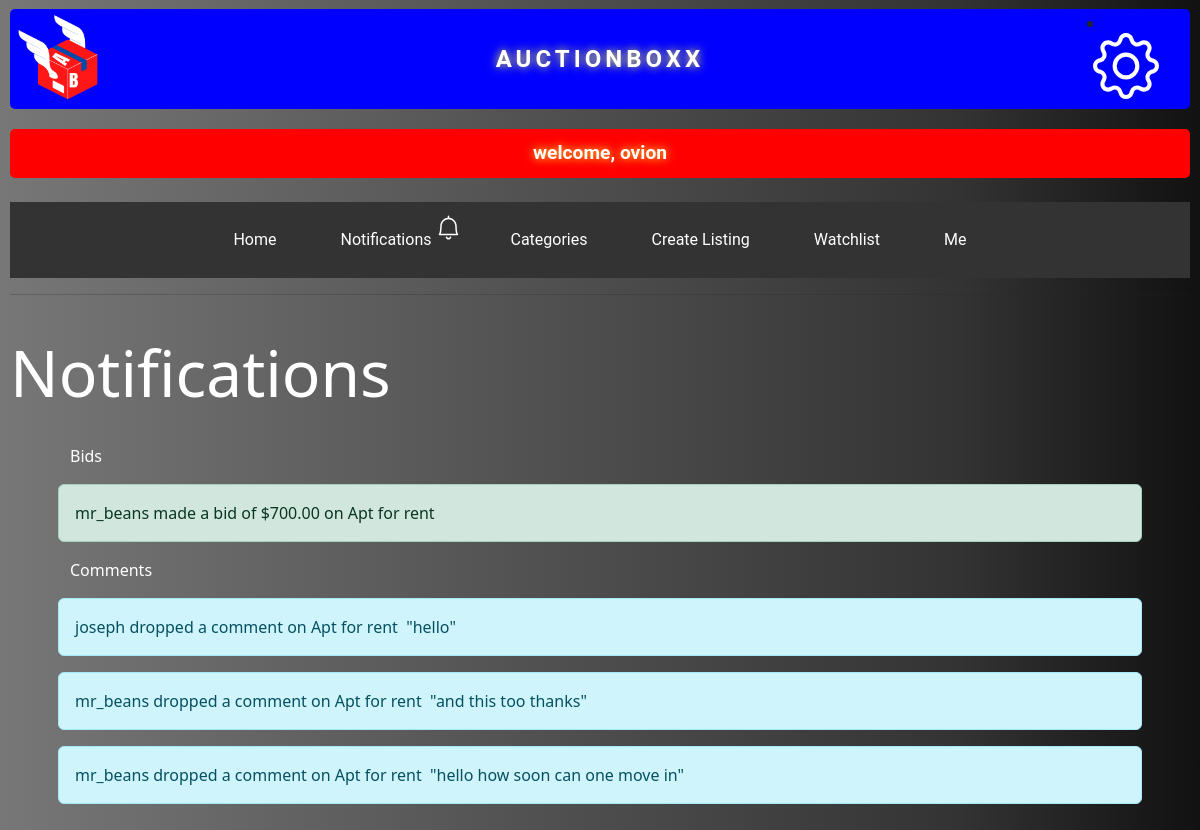
/notifications (signed in), run on an earlier commit of the app's database.
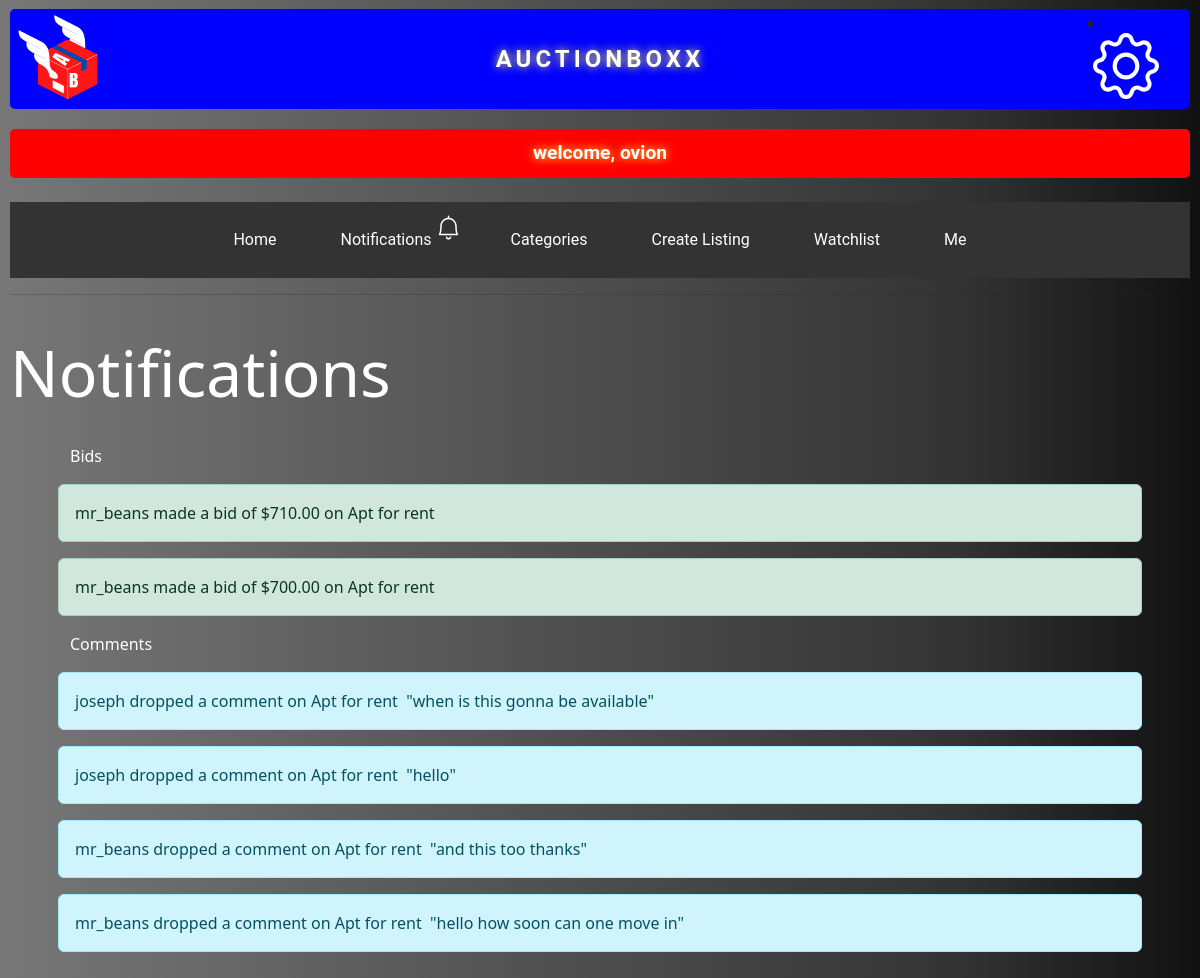
And on a later commit of the database.
### auctions/models.py (models this page shows, shortened)
class User(AbstractUser):
    pass

class Bid(models.Model):
    bid = models.DecimalField(max_digits=10, decimal_places=2)
    bidder = models.ForeignKey(User, on_delete=models.CASCADE, blank=True, related_name="bidder", default=None)
    auction_listing = models.ForeignKey(AuctionListing, on_delete=models.CASCADE, blank=True, related_name="listing", default=None)
    def __str__(self):
        return f" {self.bidder} made a bid of ${self.bid} on {self.auction_listing} "

class AuctionListing(models.Model):
    title = models.CharField(max_length=100)
    description = models.TextField()
    imageUrl = models.CharField(max_length=1000)
    startingBid = models.DecimalField(max_digits=10, decimal_places=2)
    isActive= models.BooleanField(default=True)
    category= models.ForeignKey(Category, on_delete=models.CASCADE, blank=True, related_name="category")
    watchlist = models.ManyToManyField(User, blank = True, related_name= "watchlist" )
    seller_id = models.ForeignKey(User, on_delete=models.CASCADE, blank=False, null=False, related_name="seller")
    created = models.DateTimeField(default = timezone.now)
    def __str__(self):
        return self.title
    def created(self):
        return self.created

class Comment(models.Model):
    author = models.ForeignKey(User, on_delete=models.CASCADE, blank=True, related_name="author", default=None)
    auction_listing = models.ForeignKey(AuctionListing, on_delete=models.CASCADE, blank=True, related_name="auction_listing")
    comment = models.TextField(max_length=200 , default=None)
    created = models.DateTimeField(default = datetime.datetime.now)
    def __str__(self):
        return f"{self.author} dropped a comment on {self.auction_listing} "

### auctions/views.py (the view)
# urls.py: path("notifications", views.notifications, name='notifications'),
def notifications(request):
    user = request.user
    listings = AuctionListing.objects.filter(seller_id = user)
    for listing in listings:
        seller = listing.seller_id
        all_comments = Comment.objects.filter(auction_listing = listing )
        all_bids = Bid.objects.filter(auction_listing = listing)
    return render(request, 'auctions/notifications.html', {'all_comments': all_comments,'all_bids': all_bids, 'seller': seller})

### auctions/templates/auctions/notifications.html (shortened to what this page needs)
 {% extends "auctions/layout.html" %}
{% block body %}
<br>
<h2 class="" style="color: white; justify-content: left; text-align: left; font-size: 4rem;">Notifications</h2><br>
<div class="row mx-5" >
{%if seller == user%}
<br>
<p style = "color: white;">Bids</p>
{%for bids in all_bids reversed%}
    <div class="alert alert-success" role="alert">{{ bids }}</div><br>
{%endfor%}
<br><br>
  <p style = "color: white;">Comments</p>
  {%for comments in all_comments reversed%}
      <div class="alert alert-info" role="alert">{{ comments }} &nbsp;"{{comments.comment}}"</div><br>
  {%endfor%}
{%endif%}
</div>
{% endblock %}

### auctions/templates/auctions/layout.html (shortened to what this page needs)
{% load static %}
<!DOCTYPE html>
<html lang="en">
    <head>
        <link rel="stylesheet" href="https://stackpath.bootstrapcdn.com/bootstrap/4.3.1/css/bootstrap.min.css">
        <link rel="stylesheet" href="https://stackpath.bootstrapcdn.com/bootstrap/4.4.1/css/bootstrap.min.css">
        <link href="{% static 'auctions/styles.css' %}" rel="stylesheet">
        <link href="https://cdn.jsdelivr.net/npm/bootstrap@5.3.0-alpha1/dist/css/bootstrap.min.css" rel="stylesheet">
    </head>
  <body>
{% if user.is_authenticated %}
        <div class="body">
          <div class="logo">
            <a style="margin-left: -32px; margin-top: -15px; margin-bottom: -31px; background-color: transparent;" href="{%url 'index'%}"><img src="{% static 'auctions/logo.png' %}" alt="logo"></a>
            <li>
                <a class="nav-link" href="{% url 'settings' %}" style = "margin-right: 25px; margin-top: -6px;">
                </a>
            </li>
          </div>
          <h1>
              <div style="color: white; font-family: 'Roboto', sans-serif; font-size: 0.6em; font-weight: bold; text-align: center; padding: 20px; background-color: blue; border-radius: 5px; text-shadow: 0 0 10px #ff3; ">auctionboxx</div>
          </h1>
          <div style="color: white; font-family: 'Roboto', sans-serif; font-size: 1.2em; font-weight: bold; text-align: center; padding: 10px; background-color: red; border-radius: 5px; text-shadow: 0 0 10px #ff3; animation: marquee 5s linear infinite;"> welcome, {{ user.username }}</div>
          <br>
          <ul class="nav">
            <li class="nav-item">
                <a class="nav-link" href="{% url 'index' %}">Home</a>
            </li>
            <li class="nav-item">
                <a class="nav-link" href="{% url 'notifications' %}">Notifications</a>
            </li>
                  <li class="nav-item">
                      <a class="nav-link" href="{% url 'categories' %}">Categories</a>
                  </li>
                  <li class="nav-item">
                      <a class="nav-link" href="{% url 'create_listing' %}">Create Listing</a>
                  </li>
                  <li class="nav-item">
                      <a class="nav-link" href="{% url 'watchlist' %}">Watchlist</a>
                  </li>
                  <li class="nav-item">
                      <a class="nav-link" href="{% url 'me' %}">Me</a>
                  </li>
              {% endif %}
          </ul>
          <hr>
        </div>
        {% block body %}
        {% endblock %}
    </body>
</html>

### auctions/static/auctions/styles.css (style rules this page uses)
body { padding: 10px; }

### auctions/templates/auctions/layout.html (style rules this page uses)
body { background-color: blue; }
h1 { color: #1DB954; font-family: 'Roboto', sans-serif; font-size: 2.5rem; font-weight: bold; text-transform: uppercase; letter-spacing: 0.1em; margin: 0.5em 0; line-height: 1.5em; text-shadow: 1px 1px 1px #000; margin-top: -95px; }
.nav { list-style-type: none; margin: 0; padding: 0; overflow: hidden; background-color: #333; }
.nav-item { float: left; list-style-type: none; }
.nav-link { display: block; color: white; text-align: center; padding: 4px 6px; text-decoration: none; font-family: 'Roboto', sans-serif; font-size: 1.2rem; }
.nav { list-style-type: none; margin: 0; padding: 0; justify-content: center; background-color: #333; display: flex; flex-wrap: nowrap; list-style-type: none; }
.nav li a { display: block; color: white; text-align: center; padding: 26px 32px; text-decoration: none; justify-content: center; flex: 0 0 auto; font-size: 1rem; border-radius: 20px; list-style-type: none; }
.logo img { width: 160px; max-width: 100%; height: 140px; margin-top }
.logo { display: flex; justify-content: space-between; align-items: center; width: 100%; position: relative; top: 5; left: 0; }

### auctions/templates/auctions/notifications.html (style rules this page uses)
body { background: linear-gradient(to left, #111111, #333333, #444444, #555555, #666666, #777777); }
.row { display: flex; flex-wrap: wrap; justify-content: center; }
a { color: lightblue; text-decoration: none; text-decoration-line: none; }

What changed in the data, as far as the page shows it:
added Bid: bidder+bid+auction_listing "mr_beans made a bid of $710.00 on Apt for rent"
added Comment: author+auction_listing "joseph dropped a comment on Apt for rent", comment "when is this gonna be available"
